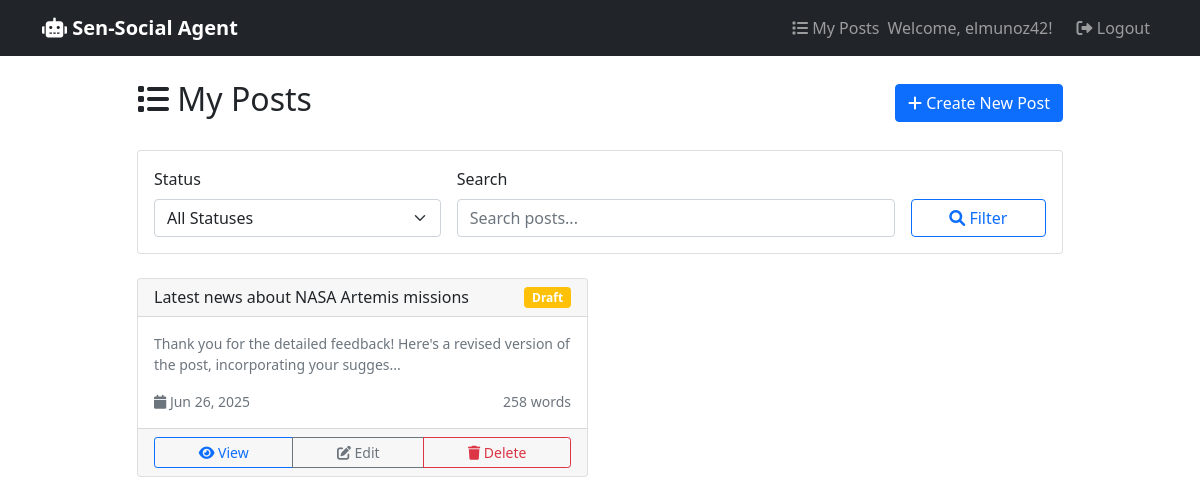
Page /agents/posts/ (signed in) on the earlier database version.
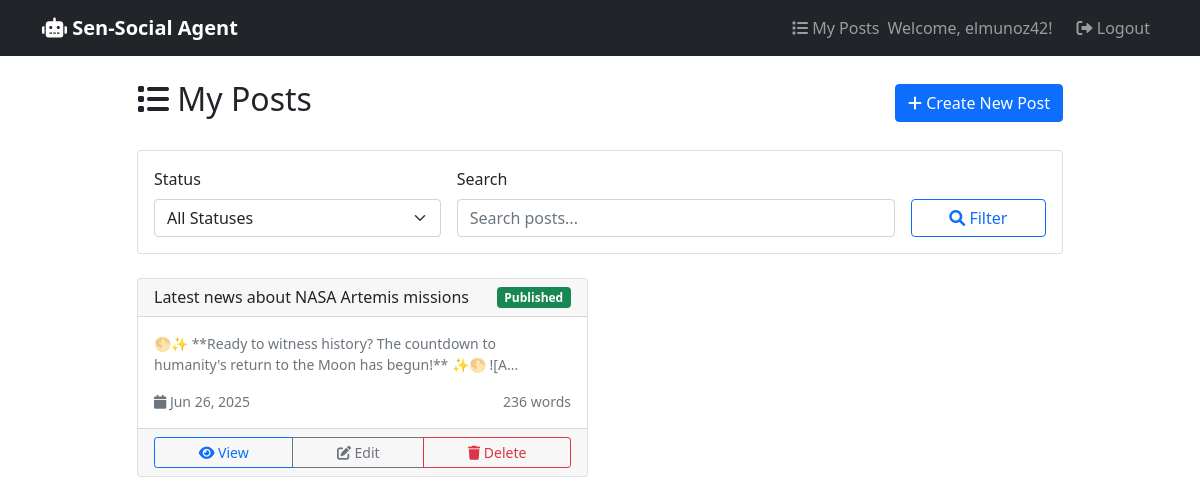
Same page on the later database version.
### agents/models.py (models this page shows, shortened)
class Post(models.Model):
    STATUS_CHOICES = [
        ('draft', 'Draft'),
        ('published', 'Published'),
        ('archived', 'Archived'),
    ]
    title = models.CharField(max_length=200, help_text="Brief title for this post")
    content = models.TextField(help_text="The generated social media content")
    original_prompt = models.TextField(help_text="The original user prompt that generated this content")
    created_by = models.ForeignKey(User, on_delete=models.CASCADE, related_name='posts')
    created_at = models.DateTimeField(default=timezone.now)
    updated_at = models.DateTimeField(auto_now=True)
    status = models.CharField(max_length=20, choices=STATUS_CHOICES, default='draft')
    conversation_history = models.JSONField(
        null=True,
        blank=True,
        help_text="Full conversation history from the generation process"
    )
    generation_metadata = models.JSONField(
        null=True,
        blank=True,
        help_text="Additional metadata about the generation process"
    )
    class Meta:
        ordering = ['-created_at']
        verbose_name = "Post Draft"
        verbose_name_plural = "Post Drafts"
    @property
    def content_preview(self):
        if len(self.content) > 100:
            return self.content[:100] + "..."
        return self.content
    @property
    def word_count(self):
        return len(self.content.split())
    @property
    def status_css_class(self):
        status_classes = {
            'draft': 'bg-warning',
            'published': 'bg-success',
            'archived': 'bg-secondary',
        }
        return status_classes.get(self.status, 'bg-secondary')

### agents/views.py (the view)
# urls.py: path('posts/', views.post_list, name='post_list'),
@login_required
def post_list(request):
    posts = Post.objects.filter(created_by=request.user)
    status_filter = request.GET.get('status', '')
    if status_filter:
        posts = posts.filter(status=status_filter)
    search_query = request.GET.get('search', '')
    if search_query:
        posts = posts.filter(
            Q(title__icontains=search_query) |
            Q(content__icontains=search_query) |
            Q(original_prompt__icontains=search_query)
        )
    paginator = Paginator(posts, 10)  # Show 10 posts per page
    page_number = request.GET.get('page')
    page_obj = paginator.get_page(page_number)
    context = {
        'page_obj': page_obj,
        'status_filter': status_filter,
        'search_query': search_query,
        'total_posts': posts.count(),
        'draft_selected': status_filter == 'draft',
        'published_selected': status_filter == 'published',
        'archived_selected': status_filter == 'archived',
    }
    return render(request, 'agents/post_list.html', context)

### agents/templates/agents/post_list.html (shortened to what this page needs)
{% extends 'base.html' %}
{% block content %}
<div class="container mt-4">
    <div class="row">
        <div class="col-lg-10 mx-auto">
            <div class="d-flex justify-content-between align-items-center mb-4">
                <h2><i class="fas fa-list"></i> My Posts</h2>
                <a href="{% url 'agents:dashboard' %}" class="btn btn-primary">
                    <i class="fas fa-plus"></i> Create New Post
                </a>
            </div>
            <div class="card mb-4">
                <div class="card-body">
                    <form method="get" class="row g-3">
                        <div class="col-md-4">
                            <label for="status" class="form-label">Status</label>
                            <select class="form-select" id="status" name="status">
                                <option value="">All Statuses</option>
                            </select>
                        </div>
                        <div class="col-md-6">
                            <label for="search" class="form-label">Search</label>
                            <input type="text" class="form-control" id="search" name="search" value="{{ search_query }}"
                                placeholder="Search posts...">
                        </div>
                        <div class="col-md-2">
                            <label class="form-label">&nbsp;</label>
                            <button type="submit" class="btn btn-outline-primary d-block w-100">
                                <i class="fas fa-search"></i> Filter
                            </button>
                        </div>
                    </form>
                </div>
            </div>
            {% if page_obj %}
            <div class="row">
                {% for post in page_obj %}
                <div class="col-md-6 mb-4">
                    <div class="card h-100">
                        <div class="card-header d-flex justify-content-between align-items-center">
                            <h6 class="mb-0">{{ post.title }}</h6>
                            <span class="badge {{ post.status_css_class }}">
                                {{ post.get_status_display }}
                            </span>
                        </div>
                        <div class="card-body">
                            <p class="card-text text-muted small">{{ post.content_preview }}</p>
                            <div class="row text-muted small">
                                <div class="col">
                                    <i class="fas fa-calendar"></i> {{ post.created_at|date:"M d, Y" }}
                                </div>
                                <div class="col text-end">
                                     {{ post.word_count }} words
                                </div>
                            </div>
                        </div>
                        <div class="card-footer">
                            <div class="btn-group w-100" role="group">
                                <a href="{% url 'agents:post_detail' post.id %}" class="btn btn-sm btn-outline-primary">
                                    <i class="fas fa-eye"></i> View
                                </a>
                                <a href="{% url 'agents:post_edit' post.id %}" class="btn btn-sm btn-outline-secondary">
                                    <i class="fas fa-edit"></i> Edit
                                </a>
                                <a href="{% url 'agents:post_delete' post.id %}" class="btn btn-sm btn-outline-danger">
                                    <i class="fas fa-trash"></i> Delete
                                </a>
                            </div>
                        </div>
                    </div>
                </div>
                {% endfor %}
            </div>
            {% endif %}
        </div>
    </div>
</div>
{% endblock %}

Differences in the rows shown:
changed Post "Latest news about NASA Artemis missions": status "Draft" → "Published"; content_preview "Thank you for the detailed feedback! Here's a revised version of the post, incorporating your sugges..." → "🌕✨ **Ready to witness history? The countdown to humanity's return to the Moon has begun!** ✨🌕 ![A..."; word_count "258" → "236"
